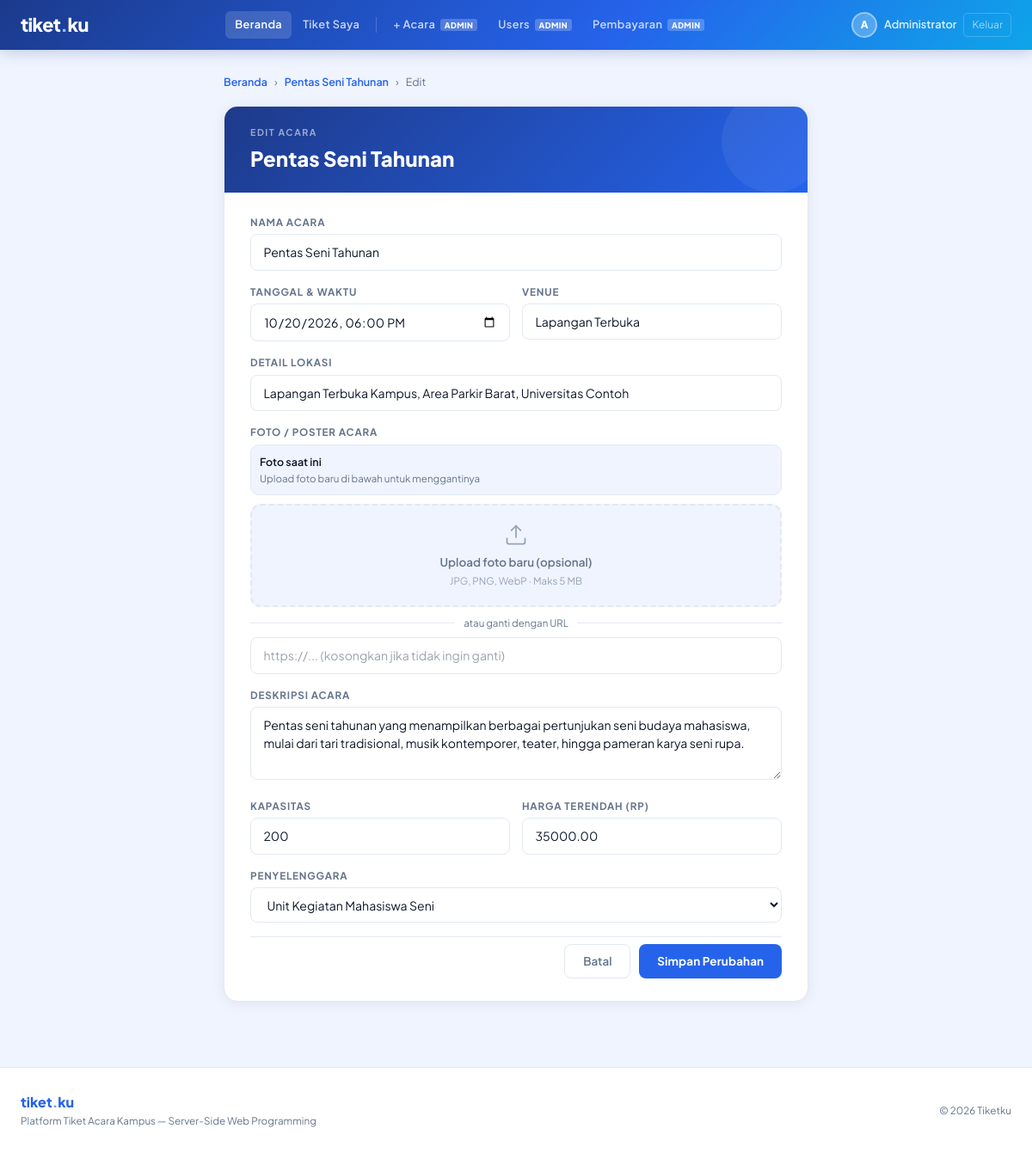
Screenshot of /public/index.php?controller=event&action=edit&id=2 (signed in) with the database file from the repository.
### tables this page shows
CREATE TABLE IF NOT EXISTS events (
    id              INT AUTO_INCREMENT PRIMARY KEY,
    name            VARCHAR(150) NOT NULL,
    event_date      DATETIME NOT NULL,
    venue           VARCHAR(200),
    description     TEXT,
    image_url       VARCHAR(500),
    location_detail VARCHAR(300),
    capacity        INT DEFAULT 0,
    price           DECIMAL(10,2) DEFAULT 0,
    organizer_id    INT NOT NULL,
    created_at      TIMESTAMP DEFAULT CURRENT_TIMESTAMP,
    FOREIGN KEY (organizer_id) REFERENCES organizers(id) ON DELETE CASCADE
);

CREATE TABLE IF NOT EXISTS organizers (
    id            INT AUTO_INCREMENT PRIMARY KEY,
    name          VARCHAR(100) NOT NULL,
    contact_email VARCHAR(100),
    created_at    TIMESTAMP DEFAULT CURRENT_TIMESTAMP
);

### models/Event.php (called while the page is built, shortened)
<?php
class Event {
    private $conn;
    private $table_name = "events";
    public $id;
    public function __construct($db) {
        $this->conn = $db;
    }
    public function readOne() {
        $query = "SELECT e.*, o.name as organizer_name
                  FROM " . $this->table_name . " e
                  LEFT JOIN organizers o ON e.organizer_id = o.id
                  WHERE e.id = ? LIMIT 0,1";
        $stmt = $this->conn->prepare($query);
        $stmt->bindParam(1, $this->id);
        $stmt->execute();
        $row = $stmt->fetch(PDO::FETCH_ASSOC);
        if ($row) {
            $this->name            = $row['name'];
            $this->event_date      = $row['event_date'];
            $this->venue           = $row['venue'];
            $this->description     = $row['description']     ?? '';
            $this->location_detail = $row['location_detail'] ?? '';
            $this->capacity        = $row['capacity'];
            $this->price           = $row['price'];
            $this->organizer_id    = $row['organizer_id'];
            return true;
        }
        return false;
    }
}
?>

### models/Organizer.php (called while the page is built, shortened)
<?php
class Organizer {
    private $conn;
    private $table_name = "organizers";
    public function __construct($db) {
        $this->conn = $db;
    }
    public function readAll() {
        $query = "SELECT * FROM " . $this->table_name . " ORDER BY name ASC";
        $stmt  = $this->conn->prepare($query);
        $stmt->execute();
        return $stmt;
    }
}
?>

### views/events/edit.php (the view, shortened to what this page needs)
<div style="max-width:680px;margin:0 auto;">
    <div style="display:flex;align-items:center;gap:8px;margin-bottom:18px;font-size:0.78rem;color:var(--muted);">
        <a href="?controller=event&action=index" style="color:var(--blue-mid);text-decoration:none;font-weight:600;">Beranda</a>
        <span>›</span>
        <a href="?controller=event&action=detail&id=<?= $this->event->id ?>" style="color:var(--blue-mid);text-decoration:none;font-weight:600;"><?= htmlspecialchars($this->event->name) ?></a>
        <span>›</span><span>Edit</span>
    </div>
    <div style="background:#fff;border-radius:16px;border:1px solid var(--border);overflow:hidden;box-shadow:var(--shadow-card);">
        <div style="background:linear-gradient(135deg,#1e3a8a,#2563eb);padding:22px 30px;position:relative;overflow:hidden;">
            <div style="position:absolute;right:-20px;top:-20px;width:120px;height:120px;border-radius:50%;background:rgba(255,255,255,0.06);pointer-events:none;"></div>
            <p style="font-size:0.67rem;font-weight:700;letter-spacing:0.14em;text-transform:uppercase;color:rgba(255,255,255,0.55);margin-bottom:4px;">Edit Acara</p>
            <h2 style="font-size:1.5rem;font-weight:800;color:#fff;"><?= htmlspecialchars($this->event->name) ?></h2>
        </div>
        <div style="padding:26px 30px;">
            <form method="POST" action="?controller=event&action=edit&id=<?= $this->event->id ?>"
                  enctype="multipart/form-data"
                  style="display:flex;flex-direction:column;gap:16px;">
                <div>
                    <label class="form-label">Nama Acara</label>
                    <input type="text" name="name" value="<?= htmlspecialchars($this->event->name) ?>" required class="form-input">
                </div>
                <div style="display:grid;grid-template-columns:1fr 1fr;gap:14px;">
                    <div>
                        <label class="form-label">Tanggal &amp; Waktu</label>
                        <input type="datetime-local" name="event_date" value="<?= date('Y-m-d\TH:i', strtotime($this->event->event_date)) ?>" required class="form-input">
                    </div>
                    <div>
                        <label class="form-label">Venue</label>
                        <input type="text" name="venue" value="<?= htmlspecialchars($this->event->venue) ?>" required class="form-input">
                    </div>
                </div>
                <div>
                    <label class="form-label">Detail Lokasi</label>
                    <input type="text" name="location_detail" value="<?= htmlspecialchars($this->event->location_detail ?? '') ?>" class="form-input">
                </div>
                <div>
                    <label class="form-label">Foto / Poster Acara</label>
                    <?php if (!empty($this->event->image_url)): ?>
                    <div id="currentPhotoBox" style="margin-bottom:10px;padding:10px;background:var(--bg);border:1px solid var(--border);border-radius:10px;display:flex;align-items:center;gap:12px;">
                        <div>
                            <p style="font-size:0.78rem;font-weight:600;color:var(--ink);">Foto saat ini</p>
                            <p style="font-size:0.72rem;color:var(--muted);margin-top:1px;">Upload foto baru di bawah untuk menggantinya</p>
                        </div>
                    </div>
                    <?php endif; ?>
                    <div id="dropZone"
                         style="border:2px dashed var(--border);border-radius:12px;padding:20px;text-align:center;cursor:pointer;transition:all 0.2s;background:var(--bg);"
                         onclick="document.getElementById('imageFileInput').click()"
                         ondragover="handleDragOver(event)"
                         ondragleave="handleDragLeave(event)"
                         ondrop="handleDrop(event)">
                        <div id="dropContent">
                            <svg width="28" height="28" viewBox="0 0 24 24" fill="none" stroke="var(--muted-light)" stroke-width="1.5" style="margin:0 auto 8px;display:block;">
                                <path d="M21 15v4a2 2 0 01-2 2H5a2 2 0 01-2-2v-4"/>
                                <polyline points="17 8 12 3 7 8"/><line x1="12" y1="3" x2="12" y2="15"/>
                            </svg>
                            <p style="font-size:0.84rem;font-weight:600;color:var(--muted);">Upload foto baru (opsional)</p>
                            <p style="font-size:0.72rem;color:var(--muted-light);margin-top:3px;">JPG, PNG, WebP · Maks 5 MB</p>
                        </div>
                    </div>
                    <div style="display:flex;align-items:center;gap:10px;margin-top:10px;">
                        <div style="flex:1;height:1px;background:var(--border);"></div>
                        <span style="font-size:0.72rem;color:var(--muted);white-space:nowrap;">atau ganti dengan URL</span>
                        <div style="flex:1;height:1px;background:var(--border);"></div>
                    </div>
                    <input type="url" name="image_url" class="form-input" style="margin-top:8px;"
                           placeholder="https://... (kosongkan jika tidak ingin ganti)">
                </div>
                <div>
                    <label class="form-label">Deskripsi Acara</label>
                    <textarea name="description" class="form-input" rows="3"><?= htmlspecialchars($this->event->description ?? '') ?></textarea>
                </div>
                <div style="display:grid;grid-template-columns:1fr 1fr;gap:14px;">
                    <div>
                        <label class="form-label">Kapasitas</label>
                        <input type="number" name="capacity" value="<?= htmlspecialchars($this->event->capacity) ?>" min="1" required class="form-input">
                    </div>
                    <div>
                        <label class="form-label">Harga Terendah (Rp)</label>
                        <input type="number" name="price" value="<?= htmlspecialchars($this->event->price) ?>" min="0" required class="form-input">
                    </div>
                </div>
                <div>
                    <label class="form-label">Penyelenggara</label>
                    <select name="organizer_id" required class="form-input">
                        <?php foreach ($organizers as $o): ?>
                        <option value="<?= $o['id'] ?>" <?= $o['id'] == $this->event->organizer_id ? 'selected' : '' ?>>
                            <?= htmlspecialchars($o['name']) ?>
                        </option>
                        <?php endforeach; ?>
                    </select>
                </div>
                <div style="display:flex;justify-content:flex-end;gap:10px;padding-top:8px;border-top:1px solid var(--border);">
                    <a href="?controller=event&action=detail&id=<?= $this->event->id ?>" class="btn-ghost">Batal</a>
                    <button type="submit" class="btn-primary">Simpan Perubahan</button>
                </div>
            </form>
        </div>
    </div>
</div>
<?php $content = ob_get_clean(); require_once __DIR__ . '/../layouts/main.php'; ?>

### views/layouts/main.php (style rules this page uses)
:root { --white: #FFFFFF; --bg: #F0F4FF; --bg-card: #FFFFFF; --border: #E2E8F4; --blue-deep: #1B3A8C; --blue-mid: #2563EB; --blue-soft: #3B82F6; --blue-light: #60A5FA; --blue-pale: #DBEAFE; --blue-xpale: #EFF6FF; --cyan: #0EA5E9; --ink: #0F172A; --ink-soft: #334155; --muted: #64748B; --muted-light: #94A3B8; --success: #10B981; --warning: #F59E0B; --danger: #EF4444; --grad-main: linear-gradient(135deg, #1B3A8C 0%, #2563EB 60%, #0EA5E9 100%); --grad-card: linear-gradient(135deg, #1e40af 0%, #3b82f6 100%); --shadow-blue: 0 4px 20px rgba(37,99,235,0.18); --shadow-card: 0 2px 16px rgba(15,23,42,0.07); }
*, *::before, *::after { box-sizing: border-box; margin: 0; padding: 0; }
html { height: 100%; }
body { font-family: 'Plus Jakarta Sans', sans-serif; background: var(--bg); color: var(--ink); min-height: 100vh; display: flex; flex-direction: column; }
.btn-primary { background: var(--blue-mid); color: #fff; padding: 0.55rem 1.3rem; border-radius: 8px; font-weight: 700; font-size: 0.84rem; border: none; cursor: pointer; text-decoration: none; display: inline-flex; align-items: center; gap: 6px; transition: all 0.18s; letter-spacing: 0.01em; }
.btn-ghost { background: transparent; color: var(--muted); padding: 0.55rem 1.3rem; border-radius: 8px; font-weight: 600; font-size: 0.84rem; border: 1.5px solid var(--border); text-decoration: none; display: inline-flex; align-items: center; gap: 6px; transition: all 0.18s; }
.form-input { width: 100%; padding: 0.6rem 0.9rem; border: 1.5px solid var(--border); border-radius: 8px; background: #fff; font-family: 'Plus Jakarta Sans', sans-serif; font-size: 0.88rem; color: var(--ink); outline: none; transition: border-color 0.18s, box-shadow 0.18s; }
.form-label { display: block; font-size: 0.73rem; font-weight: 700; letter-spacing: 0.07em; text-transform: uppercase; color: var(--muted); margin-bottom: 5px; }

### rows the page displays
events: name "Pentas Seni Tahunan", event_date "10/20/2026 18:00", venue "Lapangan Terbuka", location_detail "Lapangan Terbuka Kampus, Area Parkir Barat, Universitas Contoh", description "Pentas seni tahunan yang menampilkan berbagai pertunjukan seni budaya mahasiswa, mulai dari tari tradisional, musik kontemporer, teater, hingga pameran karya seni rupa.", capacity "200", price "35000.00", organizer_id "Unit Kegiatan Mahasiswa Seni"

### other values shown
substr($_SESSION['user_name'] ?? 'U', 0, 1) "A"
$_SESSION['user_name'] "Administrator"
